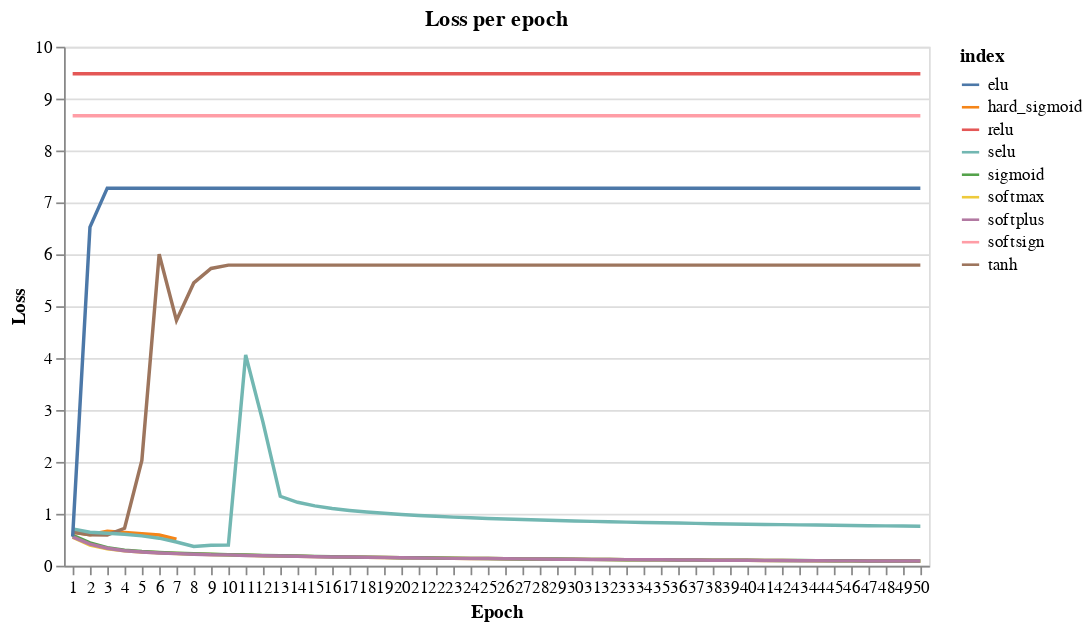

Write notebook code for a chart like this one.
### Code cell
base = alt.Chart(source).mark_line().encode(
    x=alt.X('epoch:O', title='Epoch',axis=alt.Axis(labelAngle=-0)),
    y=alt.Y('loss:Q', title="Loss"),
    color='index:N',
).properties(
    height=300,
    width=500,
    title='Loss per epoch'
)

alt.layer(base, data=source)

### Figure 1 — Vega-Lite specification as saved in the notebook (floating-point values rounded to 4 significant figures; data arrays with more than 128 entries replaced by an {"elided": "..."} marker saying what was removed)
{"config": {"view": {"continuousWidth": 400, "continuousHeight": 300}}, "layer": [{"mark": "line", "encoding": {"color": {"type": "nominal", "field": "index"}, "x": {"type": "ordinal", "axis": {"labelAngle": 0}, "field": "epoch", "title": "Epoch"}, "y": {"type": "quantitative", "field": "loss", "title": "Loss"}}, "height": 300, "title": "Loss per epoch", "width": 500}], "data": {"name": "data-9a8b5d4bf3d04f664f059239d200a614"}, "$schema": "https://vega.github.io/schema/vega-lite/v4.8.1.json", "datasets": {"data-9a8b5d4bf3d04f664f059239d200a614": {"elided": "450 records"}}}
